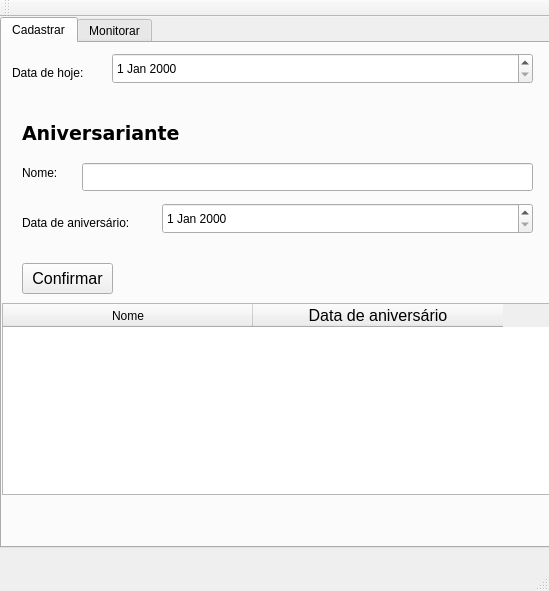
<?xml version="1.0" encoding="UTF-8"?>
<ui version="4.0">
 <class>MainWindow</class>
 <widget class="QMainWindow" name="MainWindow">
  <property name="geometry">
   <rect>
    <x>0</x>
    <y>0</y>
    <width>549</width>
    <height>591</height>
   </rect>
  </property>
  <property name="windowTitle">
   <string>MainWindow</string>
  </property>
  <widget class="QWidget" name="centralWidget">
   <widget class="QTabWidget" name="dados">
    <property name="geometry">
     <rect>
      <x>0</x>
      <y>0</y>
      <width>551</width>
      <height>531</height>
     </rect>
    </property>
    <property name="currentIndex">
     <number>0</number>
    </property>
    <widget class="QWidget" name="cadastro">
     <attribute name="title">
      <string>Cadastrar</string>
     </attribute>
     <widget class="QLabel" name="data_hoje">
      <property name="geometry">
       <rect>
        <x>10</x>
        <y>20</y>
        <width>91</width>
        <height>20</height>
       </rect>
      </property>
      <property name="text">
       <string>Data de hoje:</string>
      </property>
     </widget>
     <widget class="QDateEdit" name="ajuste_data_hoje">
      <property name="geometry">
       <rect>
        <x>110</x>
        <y>10</y>
        <width>421</width>
        <height>31</height>
       </rect>
      </property>
     </widget>
     <widget class="QLabel" name="nome_aniversario">
      <property name="geometry">
       <rect>
        <x>20</x>
        <y>120</y>
        <width>62</width>
        <height>20</height>
       </rect>
      </property>
      <property name="text">
       <string>Nome:</string>
      </property>
     </widget>
     <widget class="QLabel" name="titulo">
      <property name="geometry">
       <rect>
        <x>20</x>
        <y>70</y>
        <width>181</width>
        <height>41</height>
       </rect>
      </property>
      <property name="font">
       <font>
        <family>DejaVu Sans</family>
        <pointsize>14</pointsize>
        <weight>75</weight>
        <bold>true</bold>
       </font>
      </property>
      <property name="text">
       <string>Aniversariante</string>
      </property>
      <property name="textFormat">
       <enum>Qt::AutoText</enum>
      </property>
      <property name="scaledContents">
       <bool>false</bool>
      </property>
     </widget>
     <widget class="QLineEdit" name="inserirNome">
      <property name="geometry">
       <rect>
        <x>80</x>
        <y>120</y>
        <width>451</width>
        <height>28</height>
       </rect>
      </property>
     </widget>
     <widget class="QLabel" name="data_aniversario">
      <property name="geometry">
       <rect>
        <x>20</x>
        <y>170</y>
        <width>131</width>
        <height>20</height>
       </rect>
      </property>
      <property name="text">
       <string>Data de aniversário:</string>
      </property>
     </widget>
     <widget class="QDateEdit" name="inserirData">
      <property name="geometry">
       <rect>
        <x>160</x>
        <y>160</y>
        <width>371</width>
        <height>31</height>
       </rect>
      </property>
     </widget>
     <widget class="QPushButton" name="botaoCadastro">
      <property name="geometry">
       <rect>
        <x>20</x>
        <y>220</y>
        <width>91</width>
        <height>31</height>
       </rect>
      </property>
      <property name="font">
       <font>
        <pointsize>12</pointsize>
       </font>
      </property>
      <property name="text">
       <string>Confirmar</string>
      </property>
     </widget>
     <widget class="QTableWidget" name="tabela">
      <property name="geometry">
       <rect>
        <x>0</x>
        <y>260</y>
        <width>551</width>
        <height>192</height>
       </rect>
      </property>
      <property name="sizeAdjustPolicy">
       <enum>QAbstractScrollArea::AdjustToContents</enum>
      </property>
      <property name="autoScrollMargin">
       <number>20</number>
      </property>
      <attribute name="horizontalHeaderDefaultSectionSize">
       <number>250</number>
      </attribute>
      <column>
       <property name="text">
        <string>Nome</string>
       </property>
      </column>
      <column>
       <property name="text">
        <string>Data de aniversário</string>
       </property>
       <property name="font">
        <font>
         <pointsize>12</pointsize>
         <stylestrategy>PreferDefault</stylestrategy>
         <kerning>true</kerning>
        </font>
       </property>
       <property name="textAlignment">
        <set>AlignCenter</set>
       </property>
       <property name="background">
        <color>
         <red>138</red>
         <green>226</green>
         <blue>52</blue>
        </color>
       </property>
      </column>
     </widget>
    </widget>
    <widget class="QWidget" name="tab_2">
     <attribute name="title">
      <string>Monitorar</string>
     </attribute>
    </widget>
   </widget>
  </widget>
  <widget class="QMenuBar" name="menuBar">
   <property name="geometry">
    <rect>
     <x>0</x>
     <y>0</y>
     <width>549</width>
     <height>25</height>
    </rect>
   </property>
  </widget>
  <widget class="QToolBar" name="mainToolBar">
   <attribute name="toolBarArea">
    <enum>TopToolBarArea</enum>
   </attribute>
   <attribute name="toolBarBreak">
    <bool>true</bool>
   </attribute>
  </widget>
  <widget class="QStatusBar" name="statusBar"/>
 </widget>
 <layoutdefault spacing="6" margin="11"/>
 <resources/>
 <connections/>
</ui>
